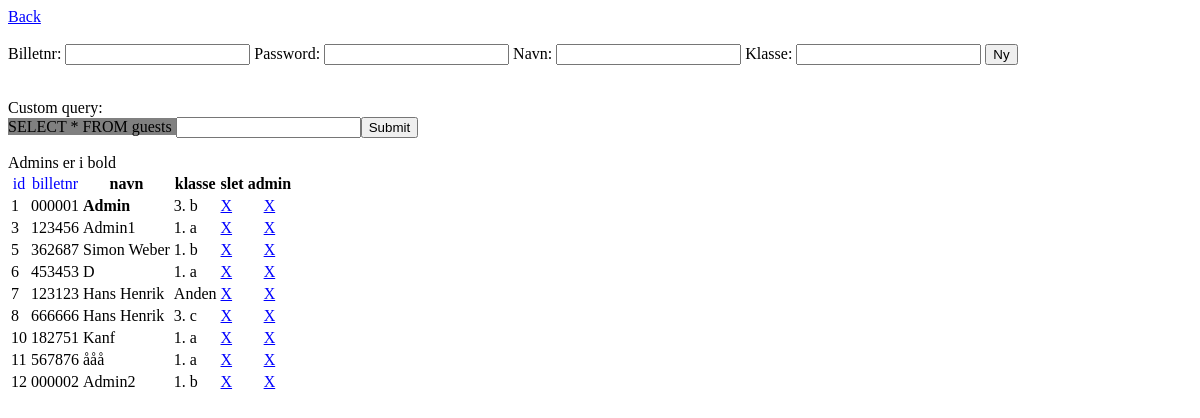
The app's page /admin.php?page=guests (signed in), older data.
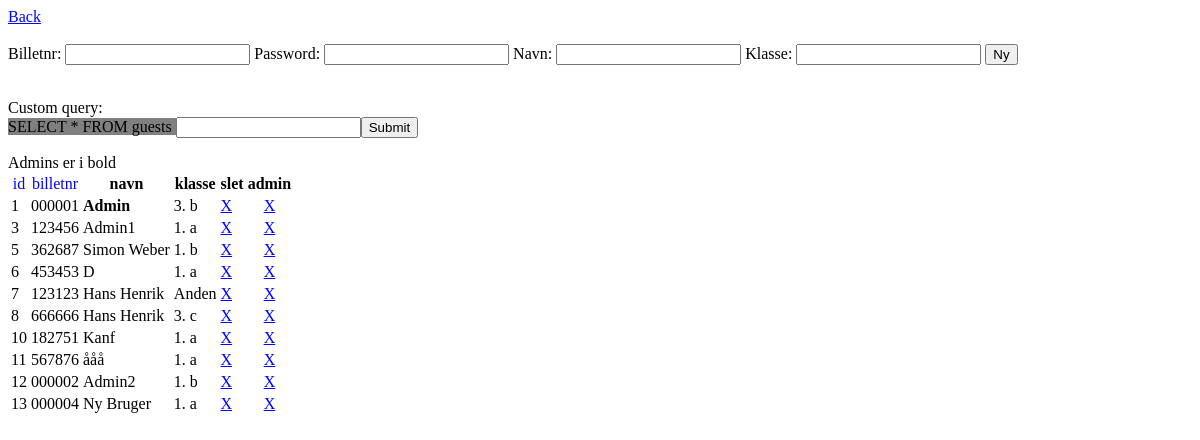
The same page, newer data.
### tables this page shows
CREATE TABLE IF NOT EXISTS `guests` (
  `id` int(10) unsigned NOT NULL AUTO_INCREMENT COMMENT 'Et bruger id til internt brug',
  `pass_hashed` mediumtext NOT NULL,
  `billetnr` int(6) unsigned zerofill NOT NULL COMMENT 'billetnummer',
  `navn` mediumtext NOT NULL COMMENT 'personens navn (Oskar V.)',
  `klasse` char(7) NOT NULL COMMENT 'personens klasse (2. MI / 2. b)',
  PRIMARY KEY (`id`)
);

### admin.php (the view, shortened to what this page needs)
	<?php
	if(!isset($_GET["page"])) {
		?>
		<a href="admin.php?page=guests">Guests</a> <br/>
		<a href="admin.php?page=deltagere">Deltagere</a> <br/>
		<a href="admin.php?page=teams">Teams</a> <br/>
		<a href="admin.php?page=brackets">Brackets & Tournaments</a>
		<?php
	} else if($_GET["page"] == "guests") {
		if(isset($_GET["del"])) {
			$id = $_GET["del"];
			$guest = mysql_fetch_array(mysql_query("SELECT * FROM guests WHERE id=$id"));
			mysql_query("DELETE FROM beskeder WHERE modtager_id=$id");
			mysql_query("DELETE FROM guests WHERE id=$id");
			$deltager_query = mysql_query("SELECT * FROM deltagere WHERE guest_id=$id");
			while($deltager = mysql_fetch_array($deltager_query)) {
				slet_deltager($deltager['id']);
			}
			header("Location: ./admin.php?page=guests");
			die($guest['navn'] ." blev slettet.");
		} else if(isset($_POST['billetnr'])) {
			mysql_query("INSERT INTO guests (pass_hashed, billetnr, navn, klasse)
						VALUES('". md5($_POST["password"]) ."', ". $_POST["billetnr"] .", '". $_POST["navn"] ."', '". $_POST["klasse"] ."')");
			header("Location: ./admin.php?page=guests");
			die();
		} else {
			$tcontent = "<tr><th><a onclick='document.forms[\"qform\"].elements[\"query\"].value=\"ORDER BY id ASC\";document.forms[\"qform\"].submit();'>id</a></th><th><a onclick='document.forms[\"qform\"].elements[\"query\"].value=\"ORDER BY billetnr ASC\";document.forms[\"qform\"].submit();'>billetnr</a></th><th>navn</th><th>klasse</th><th>slet</th><th>admin</th></tr>";
			$query = mysql_query("SELECT * FROM guests ". (isset($_POST['query']) ? $_POST['query'] : "ORDER BY id ASC")) or die(mysql_error());
			while( $guest = mysql_fetch_array($query) ) {
				$tcontent .= "<tr>
					<td>". $guest["id"] ."</td>
					<td>". $guest["billetnr"] ."</td>
					<td><span style='". (mysql_num_rows(mysql_query("SELECT * FROM admins WHERE guest_id=". $guest['id'])) == 1 ? "font-weight:bold;" : "") ."'>". $guest["navn"] ."</span></td>
					<td>". $guest["klasse"] ."</td>
					<td><a href='admin.php?page=guests&del=". $guest['id'] ."'>X</a></td>
					<td style='text-align:center;'><a href='admin.php?page=guests&admin=". $guest['id'] ."'>X</a></td>
				</tr>";
			}
			echo "<a href='./admin.php'>Back</a><br/><br/>";
			echo "<form action='./admin.php?page=guests' method='post'>
					Billetnr: <input type='text' name='billetnr' />  Password: <input type='text' name='password' />  Navn: <input type='text' name='navn' />  Klasse: <input type='text' name='klasse' /> <input type='submit' value='Ny' />
				</form><br/>";
			echo "Custom query: <form name='qform' action='./admin.php?page=guests' method='post'><span style='background-color:grey'>SELECT * FROM guests </span><input type='text' name='query' value='". (isset($_GET['id']) ? "WHERE id=". $_GET['id'] : (isset($_POST['query']) ? $_POST['query'] : "")) ."' /><input type='submit' value='Submit' /></form>";
			echo "Admins er i bold<br/>";
			echo "<table><tbody>". $tcontent ."</tbody></table>";
		}
	} else if($_GET["page"] == "brackets") {
		if(isset($_GET['tid'])) {
			if(isset($_POST['link'])) {
				mysql_query("UPDATE tournaments SET bracketlink='". $_POST['link'] ."' WHERE id=". $_GET['tid']) or die(mysql_error());
			} else if(isset($_GET['rm'])) {
				mysql_query("UPDATE tournaments SET bracketlink='' WHERE id=". $_GET['tid']) or die(mysql_error());
			} else if(isset($_GET['activate'])) {
				$current = mysql_result(mysql_query("SELECT active FROM tournaments WHERE id=". $_GET['tid']), 0);
				mysql_query("UPDATE tournaments SET active=". ($current == 0 ? 1 : 0) ." WHERE id=". $_GET['tid']) or die(mysql_error());
			}
			header("Location: ./admin.php?page=brackets");
		} else {
			$tcontent = "<tr><th>Navn</th><th>bracket link</th><th>Activate/Deactivate</th></tr>";
			$t_query = mysql_query("SELECT * FROM tournaments ORDER BY id ASC");
			while($t = mysql_fetch_array($t_query)) {
				$tcontent .= "<tr>
								<td><span style='". ($t['active'] == 0 ? "font-style: italic;" : "font-weight: bold;") ."'> ". $t['navn'] ."</span></td>";
				if($t['bracketlink'] == "") {
					$tcontent .= "<td><form style='margin:0' action='./admin.php?page=brackets&tid=". $t['id'] ."' method='post'>Link: <input type='text' name='link' /> <input type='submit' value='Submit' /></form></td>";
				} else {
					$tcontent .= "<td><a href='http://challonge.com/". $t['bracketlink'] ."' target='_blank'>". $t['bracketlink'] ."</a> <a href='./admin.php?page=brackets&tid=". $t['id'] ."&rm'>X</a></td>";
				}
				$tcontent .= "<td style='text-align: center;'><a href='./admin.php?page=brackets&tid=". $t['id'] ."&activate'>X</a></td>";
				$tcontent .= "</tr>";
			}
			echo "<a href='./admin.php'>Back</a><br/><br/>";
			echo "<table><tbody>". $tcontent ."</tbody></table>";
		}
	} else if($_GET['page'] == "deltagere") {
		if(isset($_POST['guest_id'])) {
			$guest_id = intval($_POST['guest_id']);
			$team_id = intval($_POST['team_id']);
			if(mysql_num_rows(mysql_query("SELECT * FROM guests WHERE id=$guest_id")) == 0) {
				header("Refresh: 2; ./admin.php?page=deltagere");
				die("Gæsten eksisterer ikke");
			}
			if(mysql_num_rows(mysql_query("SELECT * FROM teams WHERE id=$team_id")) == 0) {
				header("Refresh: 2; ./admin.php?page=deltagere");
				die("Holdet eksisterer ikke");
			}
			$team = get_team($team_id);
			if($team['teamstatus'] == "Accepted") {header("Refresh: 2; ./admin.php?page=deltagere"); die("Holdet er allerede fuldt.");}
			$pos = mysql_result(mysql_query("SELECT MAX(pos) FROM deltagere WHERE team_id=$team_id"), 0)+1;
			mysql_query("INSERT INTO deltagere (guest_id, team_id, pos) VALUES($guest_id, $team_id, $pos)");
			$max_spillere = mysql_result(mysql_query("SELECT max_spillere FROM tournaments WHERE id=". $team['tournament_id']), 0);
			if($pos == ($max_spillere - 1)) mysql_query("UPDATE teams SET teamstatus='Accepted' WHERE id=$team_id");
			header("Location: ./admin.php?page=deltagere");
		} else if(isset($_GET['del'])) {
			slet_deltager(intval($_GET['del']));
			header("Location: ./admin.php?page=deltagere");
		} else {
			$tcontent = "<tr><th>id</th><th>guest_id</th><th>team_id</th><th>pos</th><th>slet</th></tr>";
			$query = mysql_query("SELECT * FROM deltagere ". (isset($_POST['query']) ? $_POST['query'] : "ORDER BY id ASC")) or die(mysql_error());
			if(isset($_GET['team_id'])) $query = mysql_query("SELECT * FROM deltagere WHERE team_id=". $_GET['team_id'] ." ORDER BY pos ASC");
			while( $d = mysql_fetch_array($query) ) {
				$team = get_team($d['team_id']);
				$tcontent .= "<tr style='text-align:center;". ($d['pos'] == 0 ? "font-weight:bold;" : "") ."'>
								<td>". $d['id'] ."</td>
								<td><a href='./admin.php?page=guests&id=". $d['guest_id'] ."'>". $d['guest_id'] ."</a></td>
								<td><a href='./admin.php?page=teams&id=". $d['team_id'] ."'>". $d['team_id'] ."</a></td>
								<td style='background-color:". ($d['pos'] == 0 ? ($team['teamstatus'] == "Accepted" ? "green" : "yellow") : "white") ."'>". $d['pos'] ."</td>
								<td><a href='./admin.php?page=deltagere&del=". $d['id'] ."'>X</a></td>
							</tr>";
			}
			echo "<a href='./admin.php'>Back</a><br/><br/>";
			echo "<form action='./admin.php?page=deltagere' method='post'>
						guest_id: <input type='text' name='guest_id' />  team_id: <input type='text' name='team_id' /><input type='submit' value='Ny' />
					</form><br/>";
			echo "Custom query: <form action='./admin.php?page=deltagere' method='post'><span style='background-color:grey'>SELECT * FROM deltagere </span><input type='text' name='query' value='". (isset($_GET['team_id']) ? "WHERE team_id=". $_GET['team_id'] : (isset($_POST['query']) ? $_POST['query'] : "")) ."' /><input type='submit' value='Submit' /></form>";
			echo "Leaders står i bold (pos = 0)<br/>";
			echo "<table><tbody>". $tcontent ."</tbody></table>";
		}
	} else if($_GET['page'] == "teams") {
		if(isset($_GET['del'])) {
			slet_hold($_GET['del']);
			header("Location: ./admin.php?page=teams");
		} else {
			$tcontent = "<tr><th>id</th><th>navn</th><th>leader_id</th><th>tournament</th><th>bord</th><th>avatar</th><th>spillere</th><th>slet</th></tr>";
			$query = mysql_query("SELECT * FROM teams ". (isset($_POST['query']) ? $_POST['query'] : "ORDER BY id ASC")) or die(mysql_error());
			if(isset($_GET['id'])) $query = mysql_query("SELECT * FROM teams WHERE id=". $_GET['id']);
			while( $t = mysql_fetch_array($query) ) {
				$tournament = get_tournament($t['tournament_id']);
				$spillere = mysql_num_rows(mysql_query("SELECT * FROM deltagere WHERE team_id=". $t['id']));
				$tcontent .= "<tr style='text-align:center'>
								<td>". $t['id'] ."</td>
								<td style='background-color: ". ($t['teamstatus'] == "Accepted" ? "green" : "yellow") ."'>". $t['navn'] ."</td>
								<td><a href='./admin.php?page=guests&id=". $t['leader_id'] ."'>". $t['leader_id'] ."</a></td>
								<td>(". $t['tournament_id'] .") ". $tournament['navn'] ."</td>
								<td>". $t['bord'] ."</td>
								<td>". ($t['avatarpath'] == "" ? "-" : "<a href='". $t['avatarpath'] ."'>". $t['avatarpath'] ."</a>") ."</td>
								<td><a href='./admin.php?page=deltagere&team_id=". $t['id'] ."'>$spillere</a>/<b>". $tournament['max_spillere'] ."</b></td>
								<td><a href='./admin.php?page=teams&del=". $t['id'] ."'>X</a></td>
							</tr>";
			}
			echo "<a href='./admin.php'>Back</a><br/><br/>";
			echo "Custom query: <form action='./admin.php?page=teams' method='post'><span style='background-color:grey'>SELECT * FROM teams </span><input type='text' name='query' value='". (isset($_GET['id']) ? "WHERE id=". $_GET['id'] : (isset($_POST['query']) ? $_POST['query'] : "")) ."' /><input type='submit' value='Submit' /></form>";
			echo "<table><tbody>". $tcontent ."</tbody></table>";
		}
	} else {
		header("Location: ./admin.php");
	}
?>

### admin.php (style rules this page uses)
a { color:blue; font-weight:normal; }

Row changes from the older to the newer data that the page shows:
added guests: id "13", billetnr "000004", navn "Ny Bruger", klasse "1. a"
